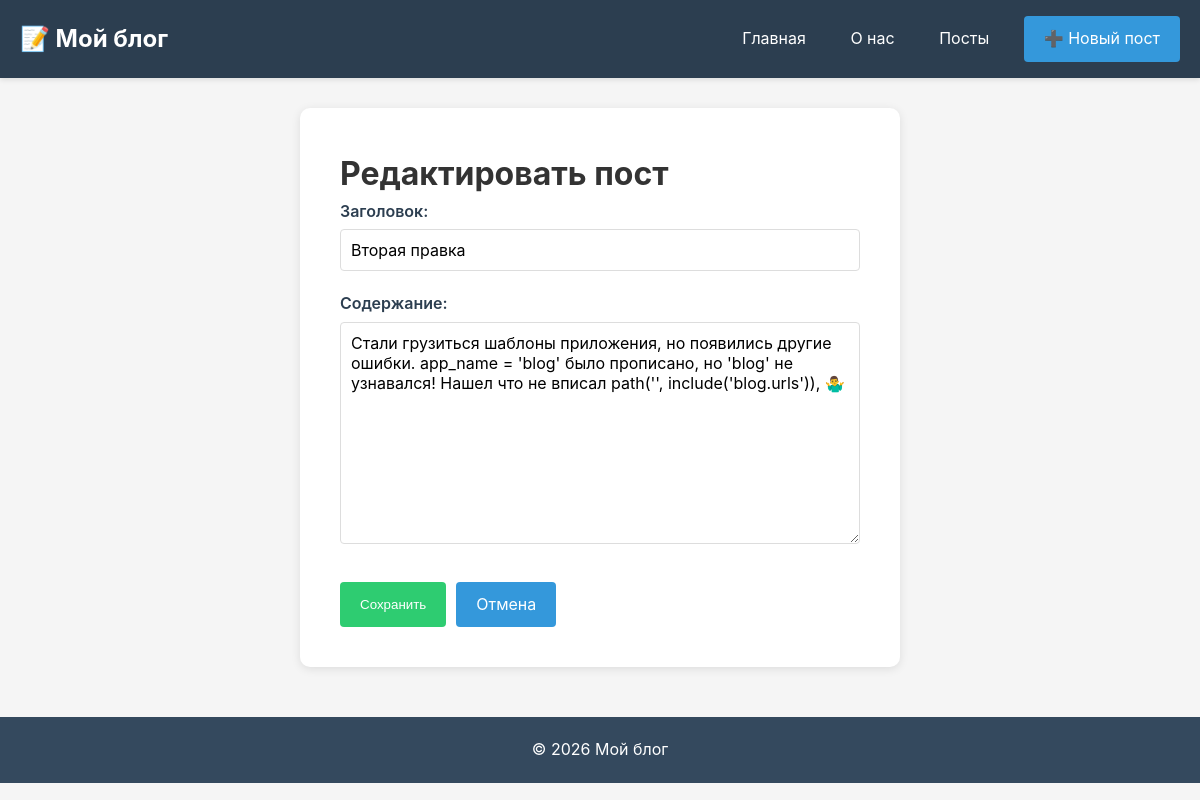
/posts/4/edit/, run on the app's committed database.
### blog/models.py (models this page shows, shortened)
class Post(models.Model):
    title = models.CharField(max_length=200)
    content = models.TextField()
    created_at = models.DateTimeField(auto_now_add=True)
    updated_at = models.DateTimeField(auto_now=True)
    class Meta:
        ordering = ['-created_at']

### blog/views.py (the view, shortened to what this page needs)
# urls.py: path('posts/<int:pk>/edit/', views.PostUpdateView.as_view(), name='post_edit'),
class PostUpdateView(UpdateView):
    model = Post
    form_class = PostForm
    template_name = 'blog/post_form.html'

### blog/forms.py
class PostForm(forms.ModelForm):
    class Meta:
        model = Post
        fields = ['title', 'content']
        widgets = {
            'title': forms.TextInput(attrs={
                'class': 'form-control',
                'placeholder': 'Введите заголовок поста'
            }),
            'content': forms.Textarea(attrs={
                'class': 'form-control',
                'rows': 10,
                'placeholder': 'Введите содержание поста'
            }),
        }
        labels = {
            'title': 'Заголовок',
            'content': 'Содержание',
        }
        error_messages = {
            'title': {
                'required': 'Пожалуйста, укажите заголовок',
                'max_length': 'Заголовок слишком длинный (макс. 200 символов)',
            },
            'content': {
                'required': 'Пожалуйста, напишите содержание поста',
            },
        }

### templates/blog/post_form.html (shortened to what this page needs)
{% extends 'blog/base.html' %}
{% block content %}
<div class="form-container">
    <h1>{% if object %}Редактировать пост{% else %}Создать новый пост{% endif %}</h1>
    <form method="post" class="post-form">
        {% for field in form %}
            <div class="form-group {% if field.errors %}has-error{% endif %}">
                {{ field.label_tag }}
                {{ field }}
            </div>
        {% endfor %}
        <div class="form-actions">
            <button type="submit" class="btn btn-primary">
                {% if object %}Сохранить{% else %}Создать{% endif %}
            </button>
            <a href="{% url 'blog:post_list' %}" class="btn">Отмена</a>
        </div>
    </form>
</div>
{% endblock %}

### static/css/style.css (style rules this page uses)
* { margin: 0; padding: 0; box-sizing: border-box; }
body { font-family: -apple-system, BlinkMacSystemFont, 'Segoe UI', Roboto, Oxygen, Ubuntu, Cantarell, sans-serif; line-height: 1.6; color: #333; background-color: #f5f5f5; }
.btn { display: inline-block; background-color: #3498db; color: white; padding: 10px 20px; text-decoration: none; border-radius: 4px; border: none; cursor: pointer; transition: background-color 0.3s; }
.btn-primary { background-color: #2ecc71; }
.form-container { max-width: 600px; margin: 30px auto; background: white; padding: 40px; border-radius: 10px; box-shadow: 0 2px 10px rgba(0,0,0,0.1); }
.form-group { margin-bottom: 20px; }
.form-group label { display: block; margin-bottom: 5px; color: #2c3e50; font-weight: 600; }
.form-group input[type="text"], .form-group textarea { width: 100%; padding: 10px; border: 1px solid #ddd; border-radius: 4px; font-size: 1rem; font-family: inherit; }
.form-actions { display: flex; gap: 10px; margin-top: 30px; }

### data on the page
Post: form "Вторая правка" "Стали грузиться шаблоны приложения, но появились другие ошибки. app_name = 'blog' было прописано, но 'blog' не узнавался! Нашел что не вписал path('', include('blog.urls')), 🤷‍♂️"

### other printed values
{{ field.label_tag }} "Заголовок:" "Содержание:"
